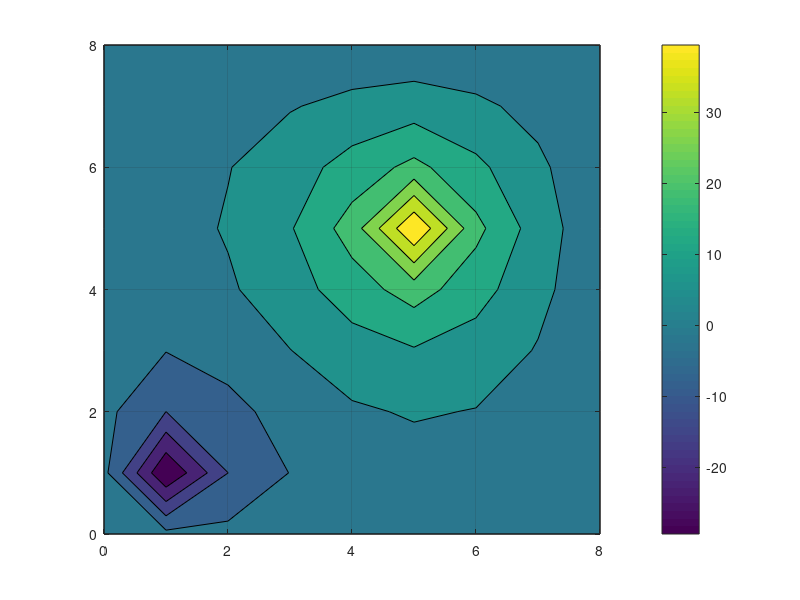

Write MATLAB code to recreate this figure.
%%%%%%%%%%%%%%%%%%%%%%%%%%%%%%%%%%%%%%%%%%%%%%%%%%%%%%%%
%%%%%%%%%%%%%%%%%%%%%%%%%%%%%%%%%%%%%%%%%%%%%%%%%%%%%%%%
%FINITE DIFFERENCE DISCRETIZATION OF THE TWO DIMENSIONAL POISSON'S  EQUATION
%%%%%%%%%%%%%%%%%%%%%%%%%%%%%%%%%%%%%%%%%%%%%%%%%%%%%
% DISCRETIZATION: : SECOND ORDER CENTRAL DIFFERENCE SCHEME
%%%%%%%%%%%%%%%%%%%%%%%%%%%%%%%%%%%%%%%%%%%%%%%%%%%%%%%%
% CODE WRITTEN BY: NAHOM ALEMSEGED WORKU
% GENERAL EQUATION: D2P/DX2 + D2P/DY2 = b
% BOUNDARY CONDITION: P = 0 @ X=0, P = 0 @ X = 5, DP/DY = 0 @Y = 0,Y = 5
% SOURCE TERMS: b = 100 @ X = X/4 AND Y = Y/4
%                          b = -100 @ X = 3/4 AND Y = Y/4
%                          b = 0, EVERYWHERE ELSE
% DOMAIN = [0 X 5] [0 X 5]
%%%%%%%%%%%%%%%%%%%%%%%%%%%%%%%%%%%%%%%%%%%%%%%%%%%%%%%%
% VARIABLE DECLERATION
Xp = 8;    Yp = 8;
nx = 9;    ny = 9;
dx = Xp/(nx-1);    dy = Yp/(ny - 1);
P = zeros(nx,ny);
b = zeros(nx,ny);
X = [0:dx:Xp];          Y = [0:dy:Yp]';
maxit = 500;
% BOUNDARY CONDITIONS
b(Xp/4,Yp/4) = 100;
b(3*Xp/4,3*Yp/4) = -100;

%    FIND PRESSURE TERMS
for it = 1:maxit
    for i=2:nx-1
        for j=2:ny-1
                 P(i,j) = (((dy^2).*(P(i-1,j) + P(i+1,j))) +  ((dx^2).*(P(i,j-1) + P(i,j+1))) - (b(i,j) * (dx^2) * (dy^2))) / (2.*((dx^2) + (dy^2)))
        end
    end
end

 contourf(X,Y,P)
 colorbar;
grid on;
% quiver(X,Y,P)




    
    
    
    
